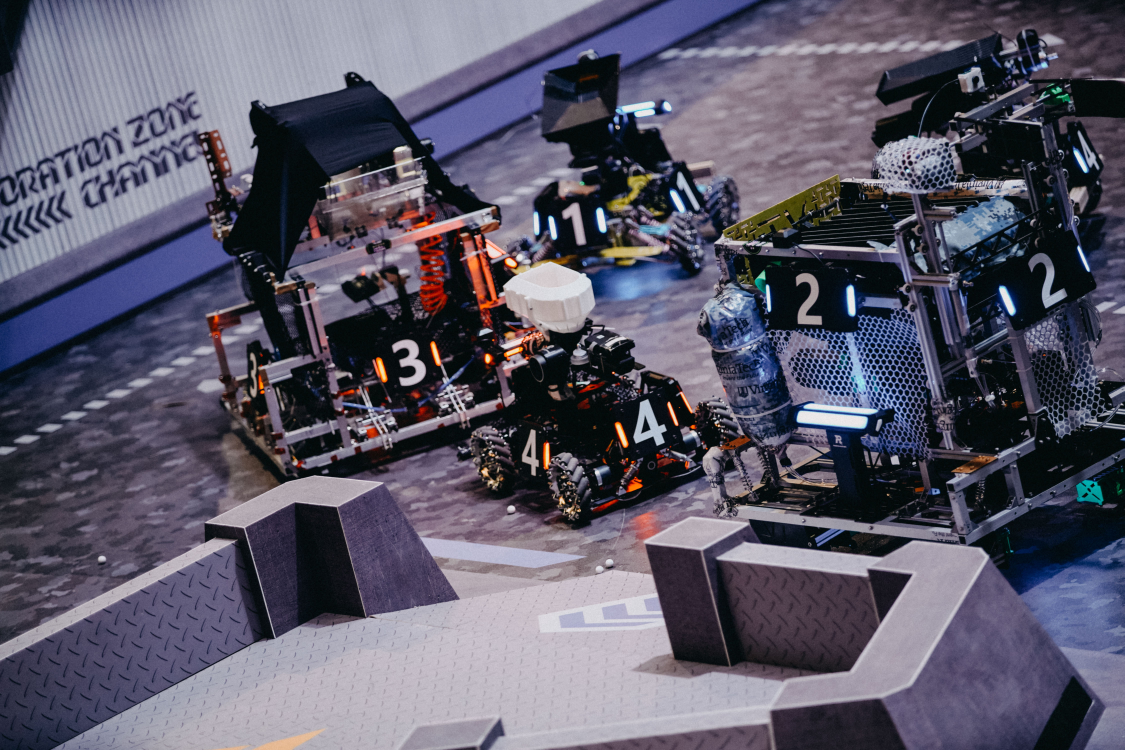
//> input picture task 1/test.jpg, 4497 x 3000 px, given in place of test.png, which was not available (shown at 1/4 size)
$ ./test   (built with g++ and OpenCV 4)
//> lines starting //> are read from the running program, lines starting //| are printed output that depends on the picture; after the words box and inside, x2 and y2 are one past the last pixel; in counts of white or black regions, pixels touching at a corner belong together; pictures that were not available may be replaced by others from this repository, and a replacement may not be noted
#include <opencv2/opencv.hpp>
using namespace cv;

int main()
{
    Mat img = imread("test.png");
//> img is the input picture: 3000 rows x 4497 cols, CV_8UC3; mean B, G, R 104.4, 88, 90.3
    cvtColor(img, img, COLOR_RGB2GRAY);
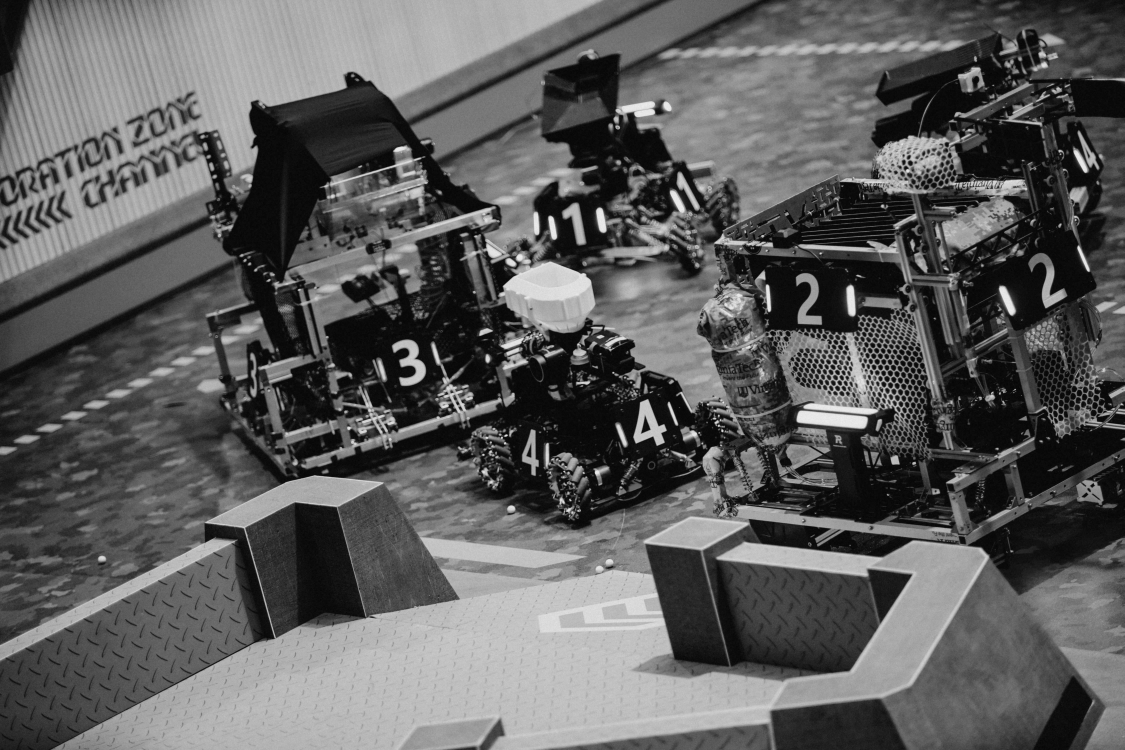
//> img: 3000 rows x 4497 cols, CV_8UC1 (shown at 1/4 size); min 0, max 247, mean 93.2
    threshold(img, img, 200, 255, 0);
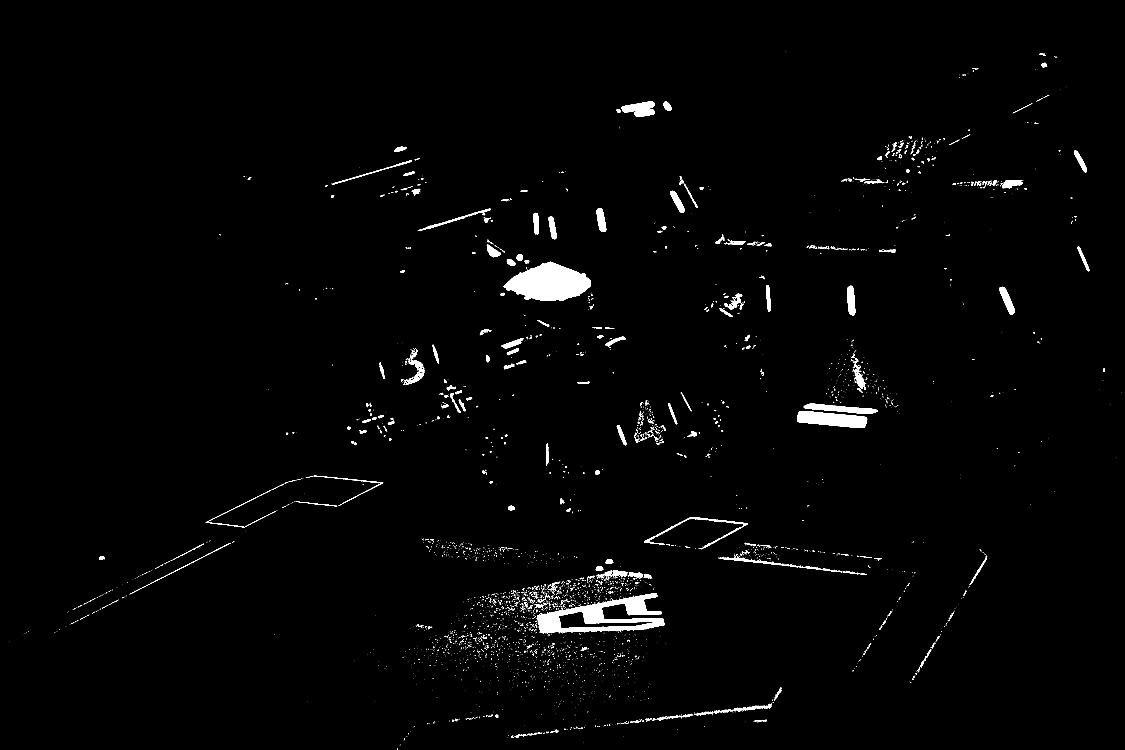
//> img: 3000 rows x 4497 cols, CV_8UC1 (shown at 1/4 size); 1.4% white; 3950 white regions (3492 under 20 px), largest, box (x1, y1, x2, y2) and area: (2015, 1047, 2364, 1203) 35191, (2146, 2372, 2659, 2533) 33338, (3188, 1644, 3469, 1712) 12837
    resize(img, img, Size(0, 0), 0.2, 0.2);
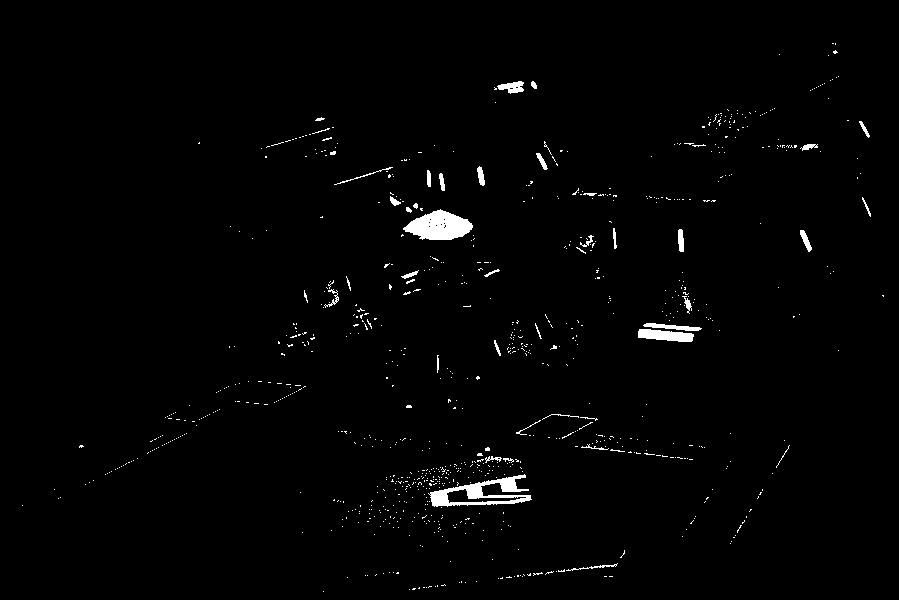
//> img: 600 rows x 899 cols, CV_8UC1; 1.4% white; 883 white regions (840 under 20 px), largest, box (x1, y1, x2, y2) and area: (403, 209, 473, 240) 1405, (428, 474, 532, 507) 1343, (638, 329, 694, 342) 513
    imshow("Image Binarization", img);
    waitKey();
    return 0;
}
